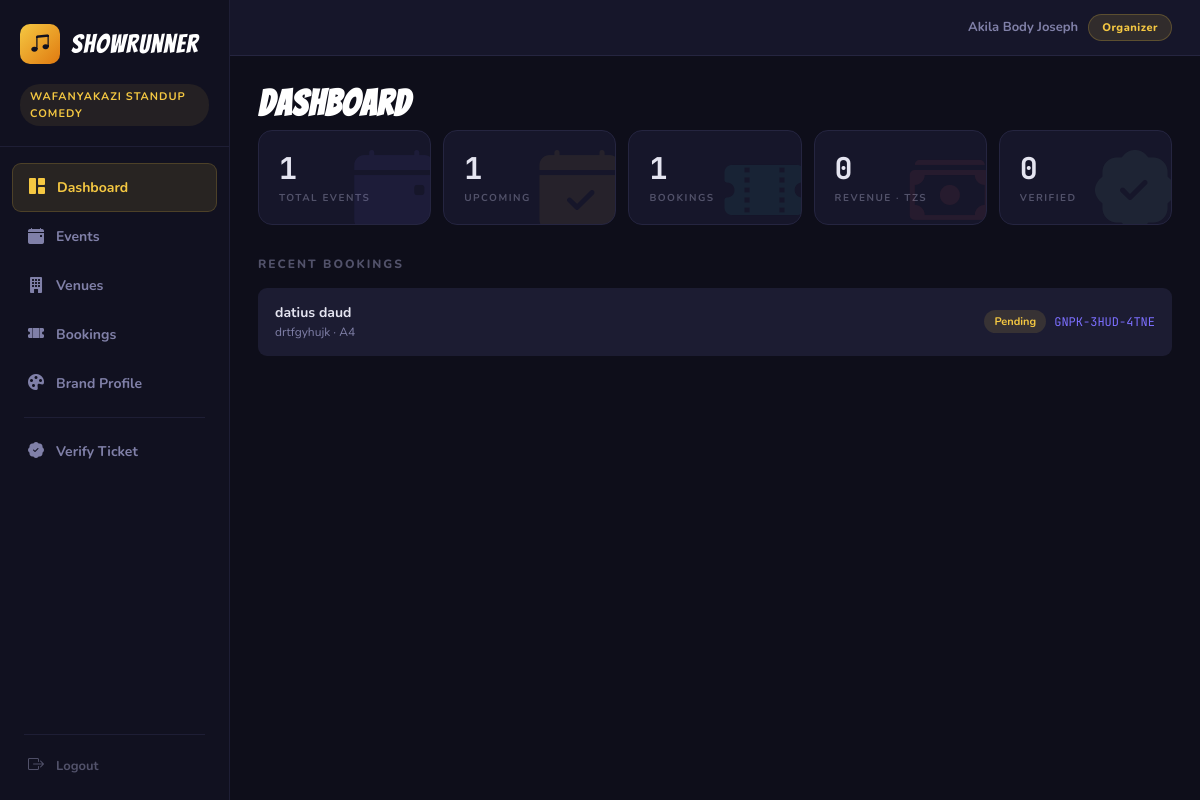
/org/dashboard (signed in), run on an earlier commit of the app's database.
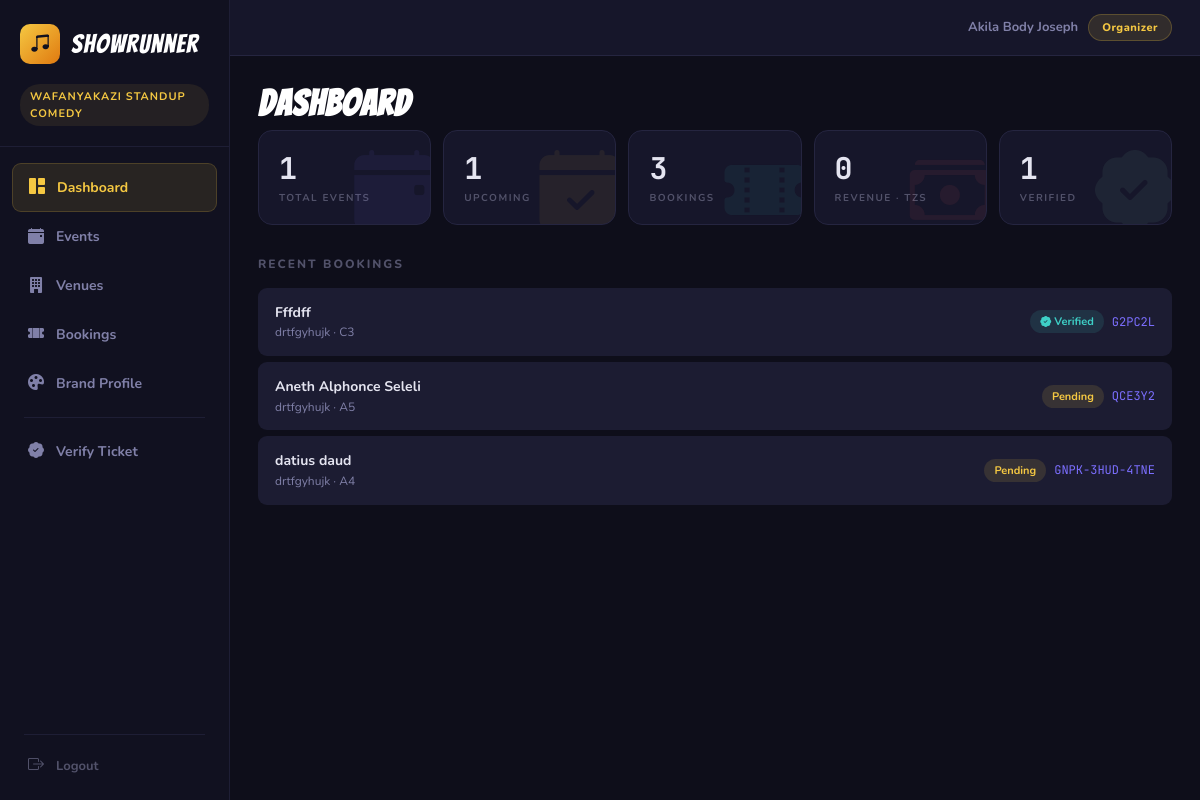
And on a later commit of the database.
### tables this page shows
CREATE TABLE bookings (
            id TEXT PRIMARY KEY,
            event_id TEXT NOT NULL,
            user_id TEXT,
            code TEXT NOT NULL UNIQUE,
            customer_name TEXT NOT NULL,
            customer_email TEXT,
            customer_phone TEXT NOT NULL,
            seats TEXT NOT NULL,
            total_amount REAL NOT NULL DEFAULT 0,
            status TEXT NOT NULL DEFAULT 'confirmed',
            verified INTEGER NOT NULL DEFAULT 0,
            verified_at TEXT,
            booked_at TEXT NOT NULL,
            FOREIGN KEY (event_id) REFERENCES events(id),
            FOREIGN KEY (user_id) REFERENCES users(id)
        );

CREATE TABLE events (
            id TEXT PRIMARY KEY,
            organizer_id TEXT NOT NULL,
            title TEXT NOT NULL,
            description TEXT,
            event_date TEXT NOT NULL,
            event_time TEXT NOT NULL,
            venue_id TEXT NOT NULL,
            price REAL NOT NULL DEFAULT 0,
            status TEXT NOT NULL DEFAULT 'active',
            created_at TEXT NOT NULL, cover_photo TEXT, payment_info TEXT,
            FOREIGN KEY (organizer_id) REFERENCES organizers(id),
            FOREIGN KEY (venue_id) REFERENCES venues(id)
        );

### app.py (the view)
@app.route("/org")
@app.route("/org/dashboard")
@require_organizer
def org_dashboard():
    org_id = session["organizer_id"]
    conn   = get_db()
    total_events   = conn.execute("SELECT COUNT(*) FROM events WHERE organizer_id=?", (org_id,)).fetchone()[0]
    upcoming       = conn.execute("SELECT COUNT(*) FROM events WHERE organizer_id=? AND event_date>=?", (org_id, date.today().isoformat())).fetchone()[0]
    total_bookings = conn.execute("SELECT COUNT(*) FROM bookings b JOIN events e ON b.event_id=e.id WHERE e.organizer_id=?", (org_id,)).fetchone()[0]
    verified       = conn.execute("SELECT COUNT(*) FROM bookings b JOIN events e ON b.event_id=e.id WHERE e.organizer_id=? AND b.verified=1", (org_id,)).fetchone()[0]
    revenue_rows   = conn.execute("SELECT b.total_amount FROM bookings b JOIN events e ON b.event_id=e.id WHERE e.organizer_id=?", (org_id,)).fetchall()
    total_revenue  = sum(r["total_amount"] for r in revenue_rows)
    recent_bookings = conn.execute("""
        SELECT b.*, e.title as event_title FROM bookings b
        JOIN events e ON b.event_id=e.id WHERE e.organizer_id=?
        ORDER BY b.booked_at DESC LIMIT 8
    """, (org_id,)).fetchall()
    conn.close()
    return render_template("dashboard.html", stats={
        "total_events": total_events, "upcoming": upcoming,
        "total_bookings": total_bookings, "verified": verified,
        "total_revenue": f"{total_revenue:,.0f}",
    }, recent_bookings=recent_bookings)

### app.py (called while the page is built)
def get_db():
    conn = sqlite3.connect(DATABASE)
    conn.row_factory = sqlite3.Row
    conn.execute("PRAGMA foreign_keys = ON")
    return conn

def require_organizer(f):
    @wraps(f)
    def decorated(*args, **kwargs):
        if not session.get("organizer_id"):
            flash("Please log in as an organizer.", "error")
            return redirect(url_for("org_login"))
        return f(*args, **kwargs)
    return decorated

@app.context_processor
def inject_session_info():
    organizer_id = session.get("organizer_id")
    user_id      = session.get("user_id")
    organizer    = None
    user         = None
    if organizer_id:
        conn = get_db()
        organizer = conn.execute("SELECT * FROM organizers WHERE id = ?", (organizer_id,)).fetchone()
        conn.close()
    if user_id:
        conn = get_db()
        user = conn.execute("SELECT * FROM users WHERE id = ?", (user_id,)).fetchone()
        conn.close()
    return {"current_organizer": organizer, "current_user": user}

### templates/dashboard.html (shortened to what this page needs)
{% extends "base.html" %}
{% block content %}
<h2 class="page-title">Dashboard</h2>
<div class="stats-grid">
    <div class="stat-card animate-in" style="animation-delay:0s;--sc:var(--accent-purple)">
        <i class="bi bi-calendar-event-fill stat-bg-icon"></i>
        <p class="stat-value">{{ stats.total_events }}</p>
        <p class="stat-label">Total Events</p>
    </div>
    <div class="stat-card animate-in" style="animation-delay:0.06s;--sc:var(--accent-gold)">
        <i class="bi bi-calendar-check-fill stat-bg-icon"></i>
        <p class="stat-value">{{ stats.upcoming }}</p>
        <p class="stat-label">Upcoming</p>
    </div>
    <div class="stat-card animate-in" style="animation-delay:0.12s;--sc:var(--accent-teal)">
        <i class="bi bi-ticket-perforated-fill stat-bg-icon"></i>
        <p class="stat-value">{{ stats.total_bookings }}</p>
        <p class="stat-label">Bookings</p>
    </div>
    <div class="stat-card animate-in" style="animation-delay:0.18s;--sc:var(--accent-red)">
        <i class="bi bi-cash-stack stat-bg-icon"></i>
        <p class="stat-value">{{ "{:,.0f}".format(stats.total_revenue|float) }}</p>
        <p class="stat-label">Revenue · TZS</p>
    </div>
    <div class="stat-card animate-in" style="animation-delay:0.24s;--sc:var(--accent-green)">
        <i class="bi bi-patch-check-fill stat-bg-icon"></i>
        <p class="stat-value">{{ stats.verified }}</p>
        <p class="stat-label">Verified</p>
    </div>
</div>
<h3 class="section-title">Recent Bookings</h3>
{% if recent_bookings %}
<div>
    {% for b in recent_bookings %}
    <a href="{{ url_for('view_ticket', booking_id=b.id) }}" class="booking-row booking-row-clickable">
        <div>
            <p class="booking-name">{{ b.customer_name }}</p>
            <p class="booking-detail">{{ b.event_title or '—' }} · {{ b.seats }}</p>
        </div>
        <div style="display:flex;align-items:center;gap:8px">
            <span class="badge {% if b.verified %}badge-verified{% else %}badge-pending{% endif %}">
                {% if b.verified %}<i class="bi bi-patch-check-fill"></i> Verified{% else %}Pending{% endif %}
            </span>
            <span class="booking-code">{{ b.code }}</span>
        </div>
    </a>
    {% endfor %}
</div>
{% else %}
<div class="empty-state">
    No bookings yet. <a href="{{ url_for('org_create_event') }}" style="color:var(--accent-gold)">Create an event</a> and start selling!
</div>
{% endif %}
{% endblock %}

What changed in the data, as far as the page shows it:
added bookings: customer_name "Fffdff", title "drtfgyhujk", seats "C3", verified 1 (drawn), code "G2PC2L"
added bookings: customer_name "Aneth Alphonce Seleli", title "drtfgyhujk", seats "A5", verified "Pending", code "QCE3Y2"
Also different on the page:
{{ stats.total_bookings }}: "1" → "3"
{{ stats.verified }}: "0" → "1"
